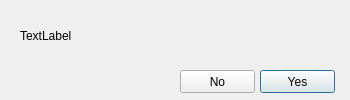
<?xml version="1.0" encoding="UTF-8"?>
<ui version="4.0">
 <class>Dialog</class>
 <widget class="QDialog" name="Dialog">
  <property name="geometry">
   <rect>
    <x>0</x>
    <y>0</y>
    <width>350</width>
    <height>100</height>
   </rect>
  </property>
  <property name="minimumSize">
   <size>
    <width>350</width>
    <height>100</height>
   </size>
  </property>
  <property name="maximumSize">
   <size>
    <width>350</width>
    <height>100</height>
   </size>
  </property>
  <property name="windowTitle">
   <string>Dialog</string>
  </property>
  <widget class="QLabel" name="msgLabel">
   <property name="geometry">
    <rect>
     <x>20</x>
     <y>15</y>
     <width>311</width>
     <height>41</height>
    </rect>
   </property>
   <property name="text">
    <string>TextLabel</string>
   </property>
  </widget>
  <widget class="QPushButton" name="yesBtn">
   <property name="geometry">
    <rect>
     <x>260</x>
     <y>70</y>
     <width>75</width>
     <height>23</height>
    </rect>
   </property>
   <property name="text">
    <string>Yes</string>
   </property>
  </widget>
  <widget class="QPushButton" name="noBtn">
   <property name="geometry">
    <rect>
     <x>180</x>
     <y>70</y>
     <width>75</width>
     <height>23</height>
    </rect>
   </property>
   <property name="text">
    <string>No</string>
   </property>
  </widget>
 </widget>
 <resources/>
 <connections/>
</ui>
